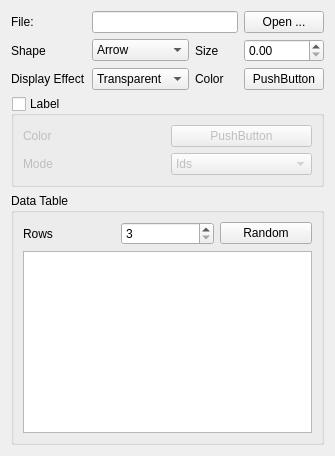
<?xml version="1.0" encoding="UTF-8"?>
<ui version="4.0">
 <class>GlyphConfig</class>
 <widget class="QWidget" name="GlyphConfig">
  <property name="geometry">
   <rect>
    <x>0</x>
    <y>0</y>
    <width>335</width>
    <height>456</height>
   </rect>
  </property>
  <property name="windowTitle">
   <string>Form</string>
  </property>
  <layout class="QGridLayout" name="gridLayout_2">
   <item row="0" column="0">
    <layout class="QGridLayout" name="gridLayout">
     <item row="0" column="0">
      <widget class="QLabel" name="label">
       <property name="text">
        <string>File:</string>
       </property>
      </widget>
     </item>
     <item row="1" column="1">
      <widget class="QComboBox" name="shapeCombo">
       <item>
        <property name="text">
         <string>Arrow</string>
        </property>
       </item>
       <item>
        <property name="text">
         <string>Cone</string>
        </property>
       </item>
       <item>
        <property name="text">
         <string>Line</string>
        </property>
       </item>
       <item>
        <property name="text">
         <string>Cylinder</string>
        </property>
       </item>
       <item>
        <property name="text">
         <string>Sphere</string>
        </property>
       </item>
       <item>
        <property name="text">
         <string>Point</string>
        </property>
       </item>
      </widget>
     </item>
     <item row="1" column="0">
      <widget class="QLabel" name="label_2">
       <property name="text">
        <string>Shape</string>
       </property>
      </widget>
     </item>
     <item row="1" column="2">
      <widget class="QLabel" name="label_3">
       <property name="text">
        <string>Size</string>
       </property>
      </widget>
     </item>
     <item row="3" column="2">
      <widget class="QLabel" name="label_4">
       <property name="text">
        <string>Color</string>
       </property>
      </widget>
     </item>
     <item row="0" column="1" colspan="2">
      <widget class="QLineEdit" name="fileEdit">
       <property name="readOnly">
        <bool>true</bool>
       </property>
      </widget>
     </item>
     <item row="0" column="3">
      <widget class="QPushButton" name="openButton">
       <property name="text">
        <string>Open ...</string>
       </property>
      </widget>
     </item>
     <item row="1" column="3">
      <widget class="QDoubleSpinBox" name="sizeSpinBox"/>
     </item>
     <item row="3" column="3">
      <widget class="Widgets::ColorPushButton" name="glyphColorButton">
       <property name="text">
        <string>PushButton</string>
       </property>
      </widget>
     </item>
     <item row="3" column="1">
      <widget class="QComboBox" name="displayEffectCombo">
       <item>
        <property name="text">
         <string>Transparent</string>
        </property>
       </item>
       <item>
        <property name="text">
         <string>Opaque</string>
        </property>
       </item>
       <item>
        <property name="text">
         <string>Wireframe</string>
        </property>
       </item>
      </widget>
     </item>
     <item row="3" column="0">
      <widget class="QLabel" name="label_6">
       <property name="text">
        <string>Display Effect</string>
       </property>
      </widget>
     </item>
     <item row="5" column="0" colspan="4">
      <widget class="QGroupBox" name="groupBox">
       <property name="maximumSize">
        <size>
         <width>16777215</width>
         <height>16777215</height>
        </size>
       </property>
       <property name="title">
        <string>Data Table</string>
       </property>
       <layout class="QGridLayout" name="gridLayout_4">
        <item row="0" column="0">
         <layout class="QGridLayout" name="gridLayout_3">
          <item row="0" column="0">
           <widget class="QLabel" name="label_5">
            <property name="text">
             <string>Rows</string>
            </property>
           </widget>
          </item>
          <item row="0" column="1">
           <widget class="QSpinBox" name="rowsSpinBox">
            <property name="minimum">
             <number>3</number>
            </property>
            <property name="maximum">
             <number>10000</number>
            </property>
           </widget>
          </item>
          <item row="0" column="2">
           <widget class="QPushButton" name="randomButton">
            <property name="text">
             <string>Random</string>
            </property>
           </widget>
          </item>
          <item row="1" column="0" colspan="3">
           <widget class="QTableView" name="dataTable">
            <property name="alternatingRowColors">
             <bool>true</bool>
            </property>
           </widget>
          </item>
         </layout>
        </item>
       </layout>
      </widget>
     </item>
     <item row="4" column="0" colspan="4">
      <widget class="QGroupBox" name="labelGroupBox">
       <property name="title">
        <string>Label</string>
       </property>
       <property name="checkable">
        <bool>true</bool>
       </property>
       <property name="checked">
        <bool>false</bool>
       </property>
       <layout class="QGridLayout" name="gridLayout_6">
        <item row="0" column="0">
         <layout class="QGridLayout" name="gridLayout_5">
          <item row="0" column="1">
           <widget class="Widgets::ColorPushButton" name="labelColorButton">
            <property name="text">
             <string>PushButton</string>
            </property>
           </widget>
          </item>
          <item row="0" column="0">
           <widget class="QLabel" name="label_7">
            <property name="text">
             <string>Color</string>
            </property>
           </widget>
          </item>
          <item row="1" column="0">
           <widget class="QLabel" name="label_8">
            <property name="text">
             <string>Mode</string>
            </property>
           </widget>
          </item>
          <item row="1" column="1">
           <widget class="QComboBox" name="modeCombo">
            <item>
             <property name="text">
              <string>Ids</string>
             </property>
            </item>
            <item>
             <property name="text">
              <string>Scalars</string>
             </property>
            </item>
            <item>
             <property name="text">
              <string>Vectors</string>
             </property>
            </item>
            <item>
             <property name="text">
              <string>Normals</string>
             </property>
            </item>
            <item>
             <property name="text">
              <string>TCoords</string>
             </property>
            </item>
            <item>
             <property name="text">
              <string>Tensors</string>
             </property>
            </item>
            <item>
             <property name="text">
              <string>Field Data</string>
             </property>
            </item>
           </widget>
          </item>
         </layout>
        </item>
       </layout>
      </widget>
     </item>
    </layout>
   </item>
  </layout>
 </widget>
 <customwidgets>
  <customwidget>
   <class>Widgets::ColorPushButton</class>
   <extends>QPushButton</extends>
   <header location="global">widgets/colorpushbutton.h</header>
  </customwidget>
 </customwidgets>
 <resources/>
 <connections/>
</ui>
